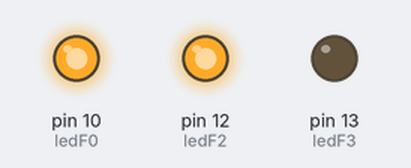
The sketch below on a simulated Arduino Uno, built with avr-gcc and run on an emulated ATmega328P. Parts: output pins drawn as LEDs (lit = HIGH). What the sketch prints to the serial monitor is not drawn.

Above: at 0.1 s.
Timing chart, 0 to 1.6 s (numbered marks = the images above):
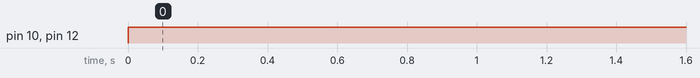

The sketch:

ALU.ino
```cpp
/** ALU 4_bits 74181,
 * Aritmetic Logic Unit with SN54/74LS181 datasheet bitwise operations
 * @author Lucas de Souza Moraes
 * @author Vinícius de Almeida Rocha
 * @author André Albino Bastos
 * @version 0.0.4
 # REFERENCES
 * @link
 * @link https://www.embarcados.com.br/portas-logicas/
 * @link https://www.embarcados.com.br/bits-em-linguagem-c/
  ## NOTE:
  # display(int value); also converts dec to bin. OK
  # MUX(); OK
  # LOGICGATES; OK
  ##
 */
//F MUX:
const int ledF3 = 13;
const int ledF2 = 12;
const int ledF1 = 11;
const int ledF0 = 10;
//LOGICAL CONSTANTS:
const int logical_0 = 0000;
const int logical_1 = 1111;
int A, //A VALUE
    B, //B VALUE
    F; //F VALUE
char S; //MUX INSTRUCTION
String in; //IN SERIAL VALUE
void setup() {
	//SETUP:
	pinMode(ledF3,OUTPUT);
	pinMode(ledF3,OUTPUT);
	pinMode(ledF2,OUTPUT);
	pinMode(ledF0,OUTPUT);
	Serial.begin(9600);
}
//HEX TO DEC
int hexToDec(char value){
	int ans;
	if(isAlpha(value)){
		ans = (int)value - 55;
	}
	else{
		ans = (int)value - 48;
	}
	return ans;
}
//DISPLAY
void display(int value){
  int temp = value;
  if(value < 0){
      temp = value + 16;
  }
  (temp >= 8) && ((temp -= 8) >= 0)? digitalWrite(ledF0, HIGH) : digitalWrite(ledF0, LOW);
  (temp >= 4) && ((temp -= 4) >= 0)? digitalWrite(ledF1, HIGH) : digitalWrite(ledF1, LOW);
  (temp >= 2) && ((temp -= 2) >= 0)? digitalWrite(ledF2, HIGH) : digitalWrite(ledF2, LOW);
  (temp >= 1) && ((temp -= 1) >= 0)? digitalWrite(ledF3, HIGH) : digitalWrite(ledF3, LOW);
}
/* FUNCTION TABLE (@see REFERENCES)
 */
int mux(){
	unsigned int ans;
	switch(S){
		case '0': //OK
			ans = NOT(A);
			break;
		case '1': //OK
			ans = NOR(A,B);
			break;
		case '2': //OK
			ans = AND(NOT(A),B);
			break;
		case '3': //OK
			ans = logical_0;
			break;
		case '4': //OK
			ans = NAND(A,B);
			break;
		case '5': //OK
			ans = NOT(B);
			break;
		case '6': //OK
			ans = XOR(A,B);
			break;
		case '7': //OK
			ans = AND(A,NOT(B));
			break;
		case '8': //OK
			ans = OR(NOT(A),B);
			break;
		case '9': //OK
			ans = XNOR(A,B);
			break;
		case 'A': //OK
			ans = B ;
			break;
		case 'B': //OK
			ans = AND(A,B);
			break;
		case 'C': //OK
			ans = logical_1;
			break;
		case 'D': //OK
			ans= OR(A,NOT(B));
			break;
		case 'E': //OK
			ans= OR(A,B);
			break;
		case 'F': //OK
			ans = A ;
			break;
	}
	return ans;
}//END MUX
/* LOGICAL GATES (@see REFERENCES)
 */
int NOT(int value){
	return (~value); //b = ~a;
}
int AND(int value1,int value2){
  return (value1&value2); //c = a & b;
}
int OR(int value1,int value2){
  return (value1|value2); //c = a | b;
}
int NAND(int value1,int value2){
	return ~(value1 & value2); //d = a ~& b;
}
int NOR(int value1,int value2){
  return ~(value1 | value2); //d = a ~| b;
}
int XOR(int value1,int value2){
	return (value1 ^ value2); //c = a ^ b;
}
int XNOR(int value1,int value2){
	return ~(value1 ^ value2); //c = a ~^ b;
}//END LOGICAL GATES
void loop() {
	//CODE:
	/*
	while(Serial.avaliable() > 0){
		in = Serial.readString();
		A = hexToDec(in.charAt(0));
		B = hexToDec(in.charAt(1));
		S = in.charAt(2);
		F = mux();
		display(decToBin(F));
		Serial.flush();
		delay(1000);
	}
	*/
	//TEST
	A = hexToDec('1');
  B = hexToDec('A');
  S = '0';
	int test = mux();
  Serial.println(test);
  display(test);
  delay(500);
	//ENDTEST
   	Serial.flush();
}
```

Measured:
- by itself, pin 10 (ledF0), pin 12 (ledF2): LOW → HIGH at 0.00 s
